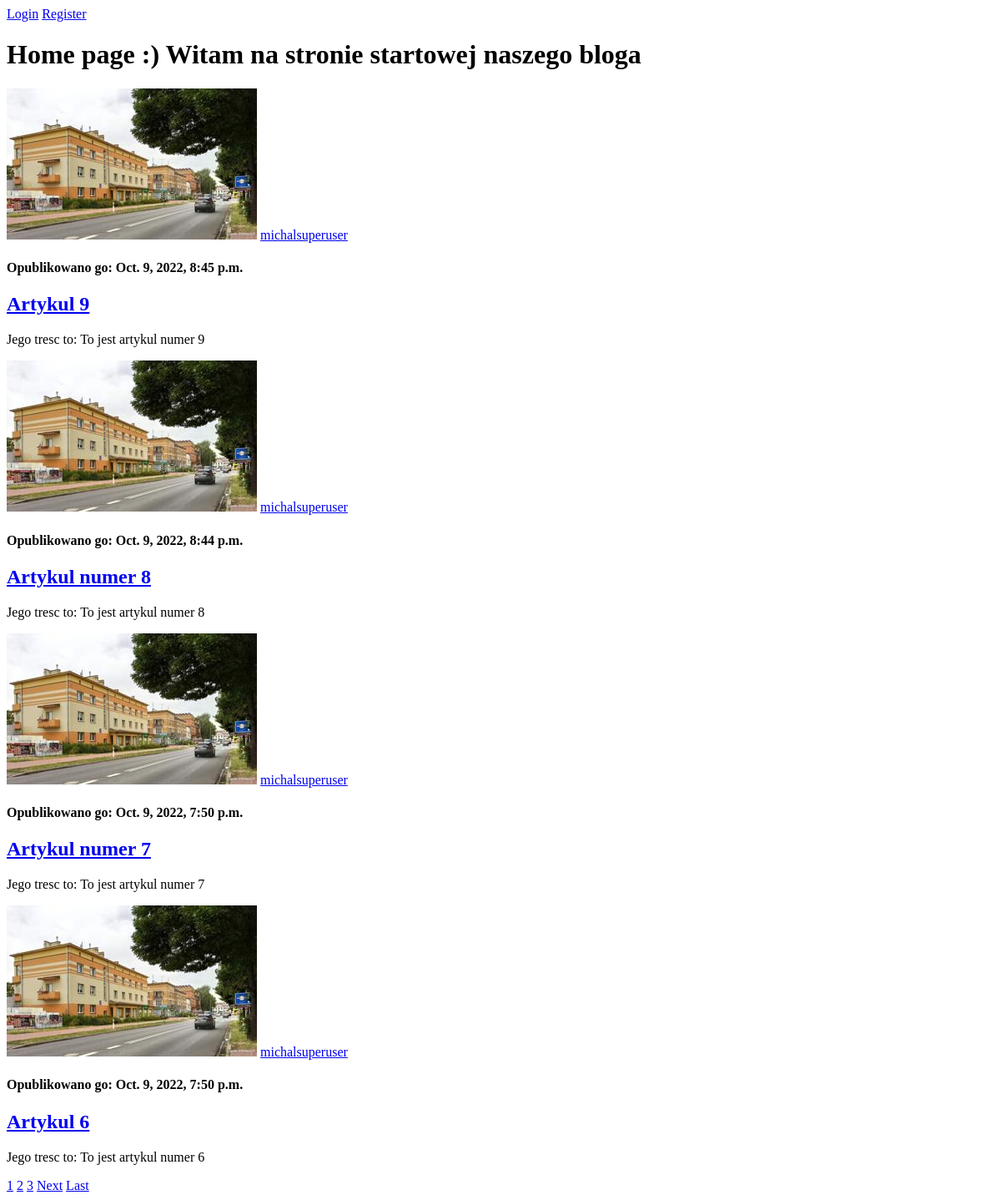
Before: / with the older database file.
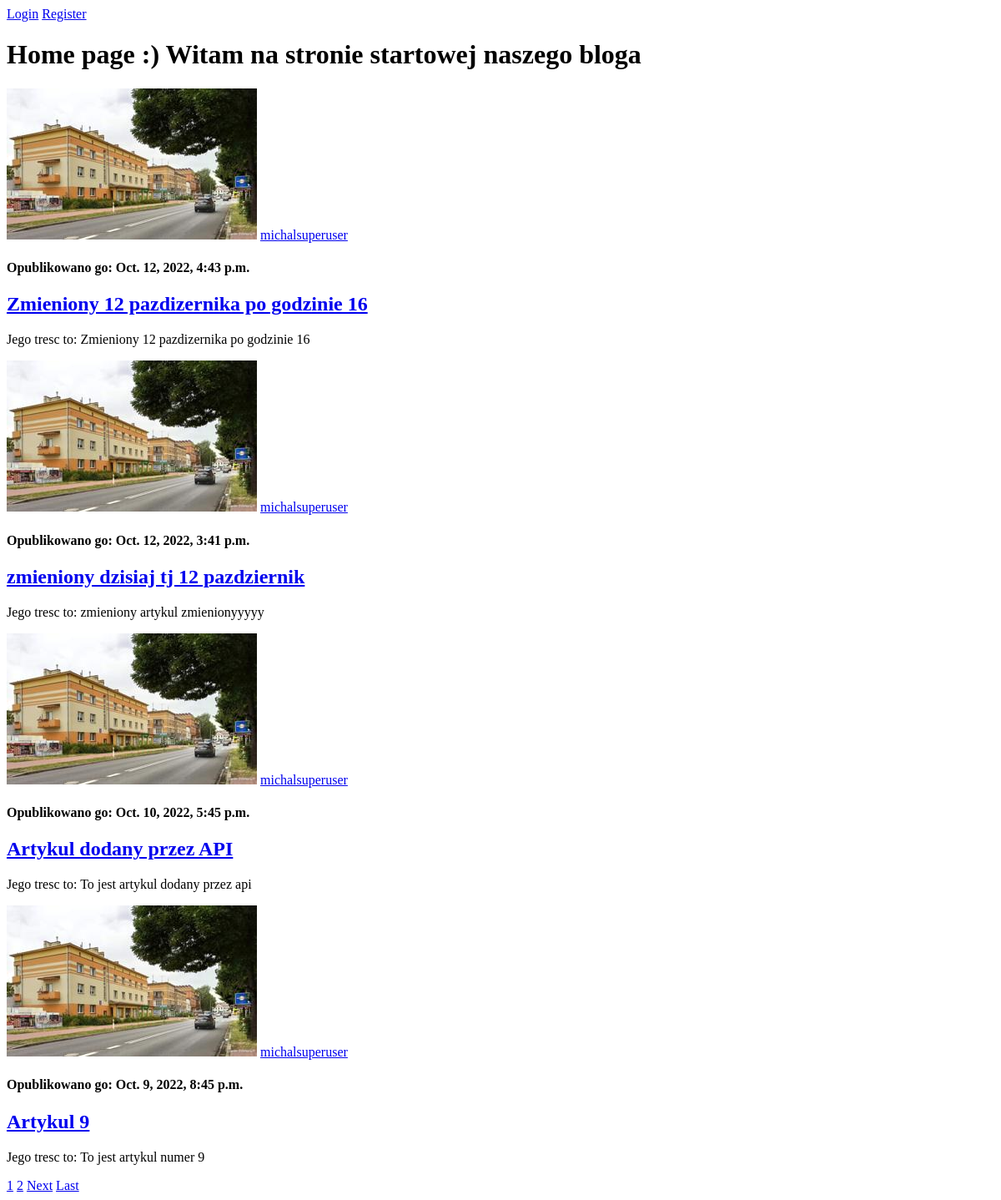
After: the same page with the newer database file.
### blog/models.py (models this page shows, shortened)
class Article(models.Model):
    title = models.CharField(max_length=100)
    content = models.TextField()
    data_posted = models.DateTimeField(default=timezone.now)
    author = models.ForeignKey(User, on_delete=models.CASCADE)

### users/models.py (models this page shows, shortened)
class Profile(models.Model):
    user = models.OneToOneField(User, on_delete=models.CASCADE)
    image = models.ImageField(default='default.jpg', upload_to='profile_pics')

### blog/views.py (the view)
# urls.py: path('', ArticleListView.as_view(), name='blog-home'),
class ArticleListView(ListView):
    model = Article
    template_name = 'blog/home.html'
    context_object_name = 'posts'
    ordering = ['-data_posted']
    paginate_by = 4 #atrybut

### blog/templates/blog/home.html (shortened to what this page needs)
{% extends 'blog/base.html' %}
{% block content %}
<h1>Home page :) Witam na stronie startowej naszego bloga</h1>
{% for post in posts %}
<img src="{{ post.author.profile.image.url }}" />
<a class="mr-2" href="#">{{ post.author }}</a>
<h4>Opublikowano go: {{ post.data_posted }}</h4>
<h2><a class="article-title" href="{% url 'article-detail' post.id %}">{{ post.title }}</a></h2>
<p>Jego tresc to: {{ post.content }}</p>
{% endfor %}
{% for num in page_obj.paginator.page_range %}
    {% if page_obj.number == num %}
        <a class="'btn btn-info mb-4" href="?page={{ num }}">{{ num }}</a>
    {% elif num > page_obj.number|add:'-3' and num < page_obj.number|add:'3' %}
        <a class="'btn btn-info mb-4" href="?page={{ num }}">{{ num }}</a>
    {% endif %}
{% endfor %}
{% if page_obj.has_next %}
    <a class="btn btn-outline-info mb-4" href="?page={{ page_obj.next_page_number}}">Next</a>
    <a class="btn btn-outline-info mb-4" href="?page={{ page_obj.paginator_page_number}}">Last</a>
{% endif %}
{% endblock %}

Changed rows visible on the page:
no longer on this page (row unchanged): Article: author.profile.image (picture), author "michalsuperuser", data_posted "Oct. 9, 2022, 8:44 p.m.", title "Artykul numer 8", content "To jest artykul numer 8"
no longer on this page (row unchanged): Article: author.profile.image (picture), author "michalsuperuser", data_posted "Oct. 9, 2022, 7:50 p.m.", title "Artykul numer 7", content "To jest artykul numer 7"
no longer on this page (row unchanged): Article: author.profile.image (picture), author "michalsuperuser", data_posted "Oct. 9, 2022, 7:50 p.m.", title "Artykul 6", content "To jest artykul numer 6"
added Article: author.profile.image (picture), author "michalsuperuser", data_posted "Oct. 12, 2022, 4:43 p.m.", title "Zmieniony 12 pazdizernika po godzinie 16", content "Zmieniony 12 pazdizernika po godzinie 16"
now on this page (row edited): Article: author.profile.image (picture), author "michalsuperuser", data_posted "Oct. 12, 2022, 3:41 p.m.", title "zmieniony dzisiaj tj 12 pazdziernik", content "zmieniony artykul zmienionyyyyy"
added Article: author.profile.image (picture), author "michalsuperuser", data_posted "Oct. 10, 2022, 5:45 p.m.", title "Artykul dodany przez API", content "To jest artykul dodany przez api"
Other visible differences:
list line gone: "3"
